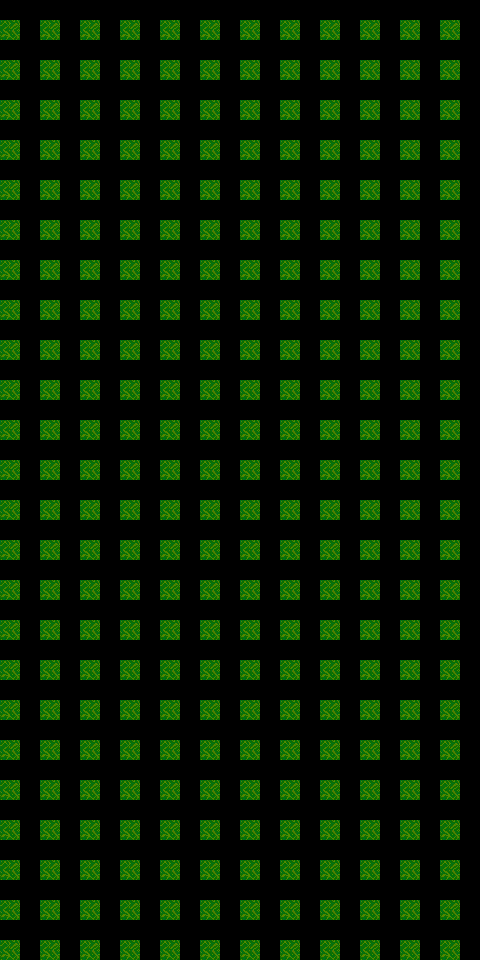

Rendered tile map (Tiled .tmx) drawn with the repository's tilesets; below, a short description and the map source with its tile grids summarised:
An orthogonal 12x24 tile map with 40x40 px tiles, 1 tile layer (Tile Layer 1).

<map version="1.0" orientation="orthogonal" renderorder="right-down" width="12" height="24" tilewidth="40" tileheight="40" nextobjectid="1">
 <tileset firstgid="1" name="floor-tiles-20x20" tilewidth="20" tileheight="20" tilecount="260" columns="20">
  <image source="../spritesheets/floor-tiles-20x20.png" width="400" height="260" />
 </tileset>
 <layer name="Tile Layer 1" width="12" height="24">
  <data>[288 cells, 288 non-empty, 1 distinct tile ids]</data>
 </layer>
</map>
